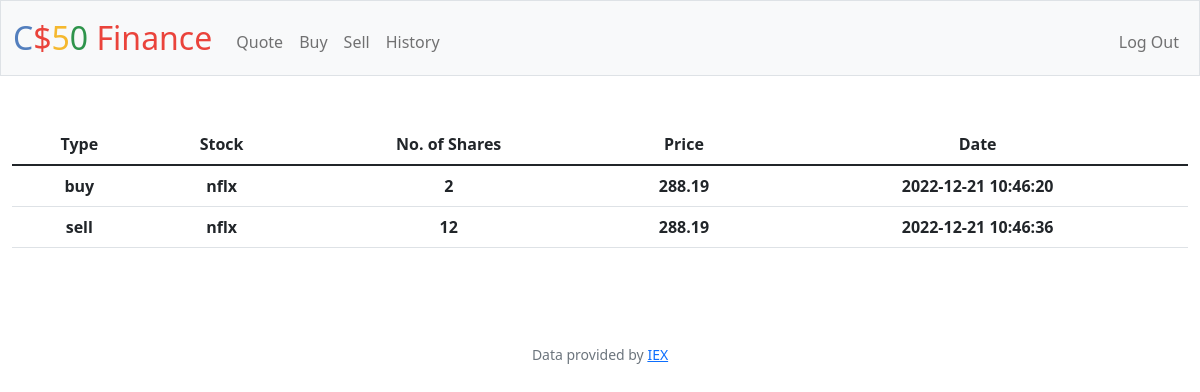
Page /history (signed in) on the earlier database version.
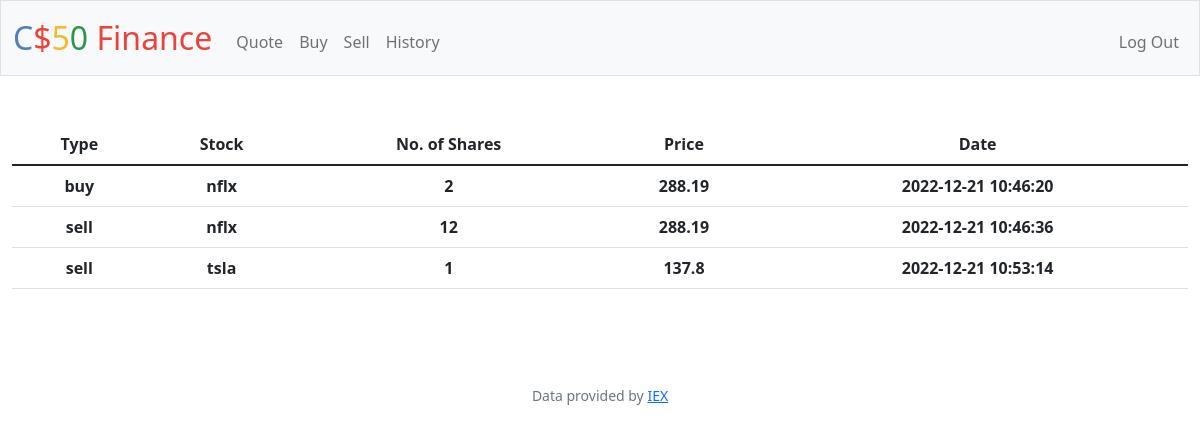
Same page on the later database version.
### tables this page shows
CREATE TABLE transactions (user_id INTEGER NOT NULL, type TEXT NOT NULL, stock TEXT NOT NULL, price REAL NOT NULL, shares INTEGER NOT NULL, dateBought DATE NOT NULL DEFAULT CURRENT_TIMESTAMP, FOREIGN KEY(user_id) REFERENCES users(id));

### app.py (the view)
@app.route("/history")
@login_required
def history():
    transactions = db.execute("SELECT * FROM transactions WHERE user_id=?", session["user_id"])
    return render_template("history.html", transactions=transactions)

### app.py (called while the page is built)
@app.after_request
def after_request(response):
    response.headers["Cache-Control"] = "no-cache, no-store, must-revalidate"
    response.headers["Expires"] = 0
    response.headers["Pragma"] = "no-cache"
    return response

### helpers.py (called while the page is built)
def login_required(f):
    @wraps(f)
    def decorated_function(*args, **kwargs):
        if session.get("user_id") is None:
            return redirect("/login")
        return f(*args, **kwargs)
    return decorated_function

### templates/history.html (shortened to what this page needs)
{% extends "layout.html" %}
{% block main %}
<table class="table mb-5">
    <thead>
        <tr>
            <th>Type</th>
            <th>Stock</th>
            <th>No. of Shares</th>
            <th>Price</th>
            <th>Date</th>
        </tr>
    </thead>
    <tbody>
        {% for stock in transactions %}
        <tr>
            <th>{{ stock.type }}</th>
            <th>{{ stock.stock }}</th>
            <th>{{ stock.shares }}</th>
            <th>{{ stock.price }}</th>
            <th>{{ stock.dateBought }}</th>
        </tr>
        {% endfor %}
    </tbody>
</table>
{% endblock %}

### templates/layout.html (shortened to what this page needs)
<!DOCTYPE html>
<html lang="en">
    <head>
        <link href="https://cdn.jsdelivr.net/npm/bootstrap@5.1.3/dist/css/bootstrap.min.css" rel="stylesheet">
        <link href="/static/styles.css" rel="stylesheet">
    </head>
    <body>
        <nav class="bg-light border navbar navbar-expand-md navbar-light">
            <div class="container-fluid">
                <a class="navbar-brand" href="/"><span class="blue">C</span><span class="red">$</span><span class="yellow">5</span><span class="green">0</span> <span class="red">Finance</span></a>
                <div class="collapse navbar-collapse" id="navbar">
                    {% if session["user_id"] %}
                        <ul class="navbar-nav me-auto mt-2">
                            <li class="nav-item"><a class="nav-link" href="/quote">Quote</a></li>
                            <li class="nav-item"><a class="nav-link" href="/buy">Buy</a></li>
                            <li class="nav-item"><a class="nav-link" href="/sell">Sell</a></li>
                            <li class="nav-item"><a class="nav-link" href="/history">History</a></li>
                        </ul>
                        <ul class="navbar-nav ms-auto mt-2">
                            <li class="nav-item"><a class="nav-link" href="/logout">Log Out</a></li>
                        </ul>
                    {% else %}
                        <ul class="navbar-nav ms-auto mt-2">
                            <li class="nav-item"><a class="nav-link" href="/register">Register</a></li>
                            <li class="nav-item"><a class="nav-link" href="/login">Log In</a></li>
                        </ul>
                    {% endif %}
                </div>
            </div>
        </nav>
        <main class="container-fluid py-5 text-center">
            {% block main %}{% endblock %}
        </main>
        <footer class="mb-5 small text-center text-muted">
            Data provided by <a href="https://iexcloud.io/">IEX</a>
        </footer>
    </body>
</html>

### static/styles.css (style rules this page uses)
nav .navbar-brand { font-size: xx-large; }
nav .navbar-brand .blue { color: #537fbe; }
nav .navbar-brand .red { color: #ea433b; }
nav .navbar-brand .yellow { color: #f5b82e; }
nav .navbar-brand .green { color: #2e944b; }

Differences in the rows shown:
added transactions: type "sell", stock "tsla", shares "1", price "137.8", dateBought "2022-12-21 10:53:14"
